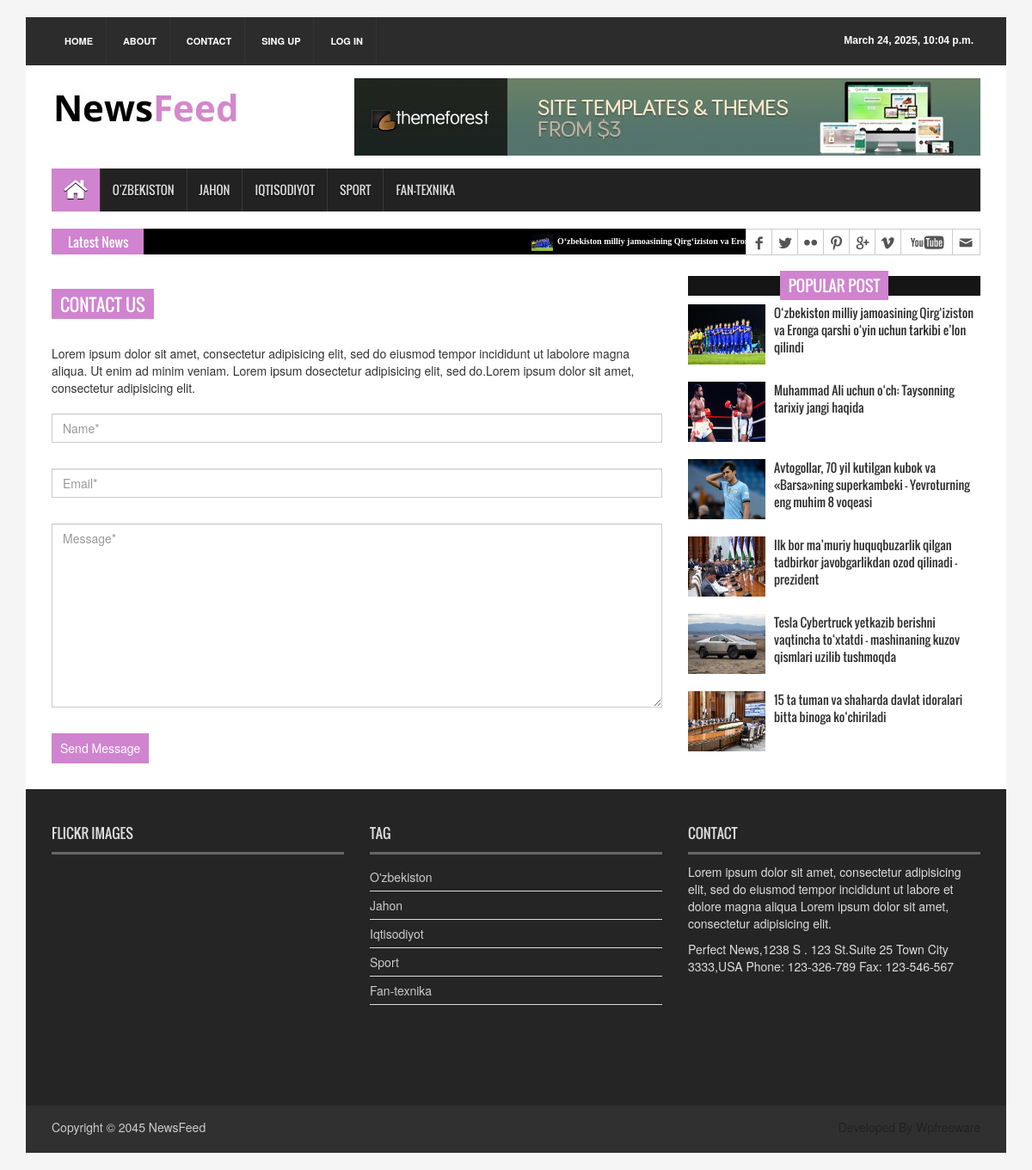
The app's page /contact/, older data.
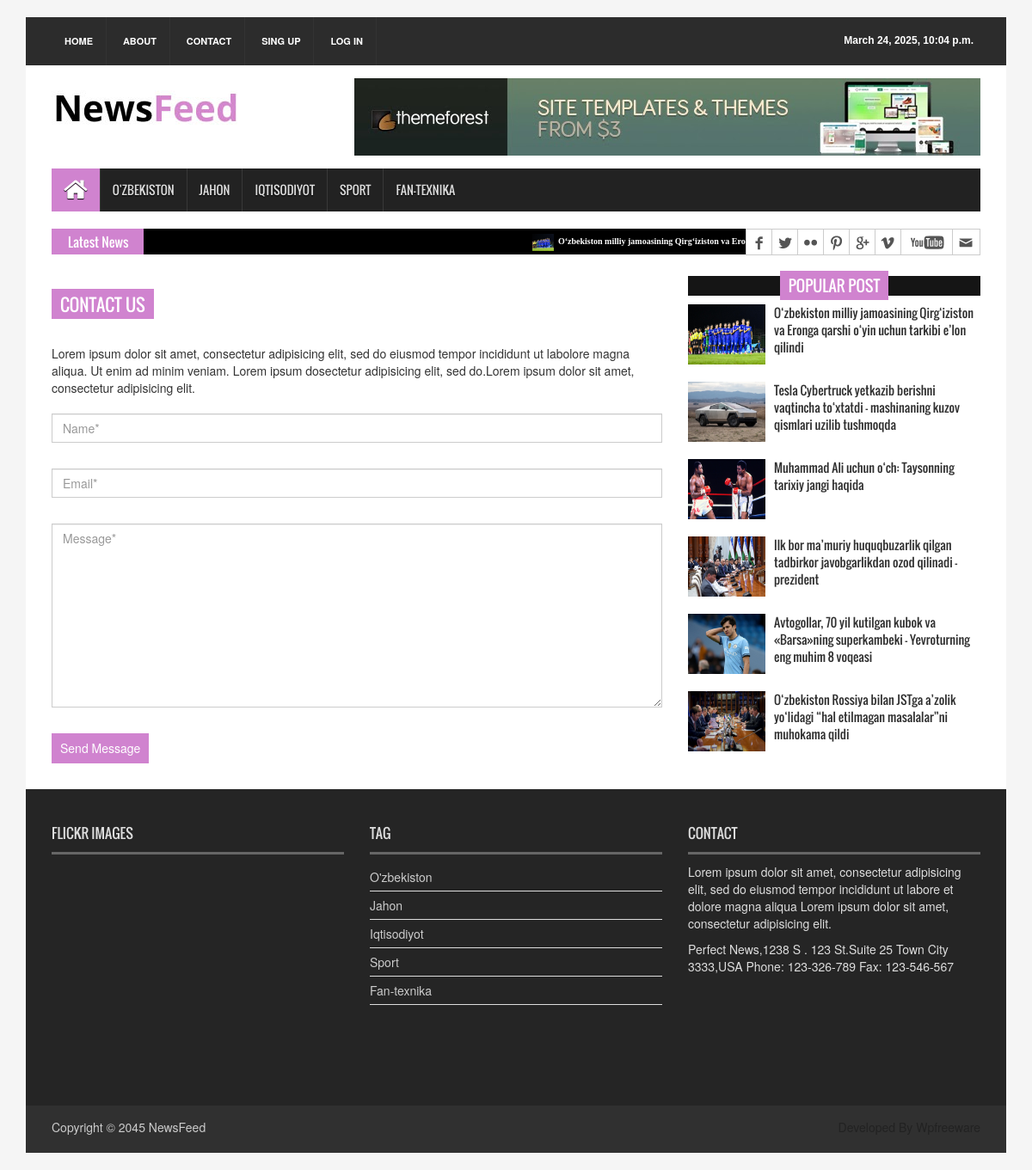
The same page, newer data.
### habar/models.py (models this page shows, shortened)
class Bolim(models.Model):
    name = models.CharField(max_length=150)
    is_avtive = models.BooleanField()

class Habar(models.Model):
    title = models.CharField(max_length=100)
    mindef = models.CharField(max_length=200)
    description = models.TextField()
    date = models.DateTimeField(auto_now_add=True)
    view = models.PositiveIntegerField(default=0)
    image = models.ImageField(upload_to='habar_img', default='habar_img/default.jpg')
    bolim = models.ForeignKey(Bolim, on_delete=models.CASCADE)

### zamon/views.py (the view)
# urls.py: path('contact/', contact, name='contact'),
def contact(request):
    if request.method == "POST":
        form = ContactForm(request.POST)
        if form.is_valid():
            form.save()
            messages.success(request, "Message sent successfully!")
            return redirect('contact')
    else:
        form = ContactForm()
    context = {
        'bolim': get_category(),
        'habar': Habar.objects.all().order_by('-date'),
        'habar2': Habar.objects.all().order_by('-view')[:6],
        'date': get_date(),
        'form': form,
        'user': request.user,
    }
    return render(request, 'contact.html', context)

### habar/forms.py
class ContactForm(forms.ModelForm):
    class Meta:
        model = Contact
        fields = ['name', 'email', 'message']

### zamon/views.py (called while the page is built)
def get_date():
    return datetime.datetime.today()

def get_category():
    return Bolim.objects.all()

### templates/contact.html (shortened to what this page needs)
<!DOCTYPE html>
<html>
{% load static %}
<head>
<link rel="stylesheet" type="text/css" href="{% static 'assets/css/bootstrap.min.css' %}">
<link rel="stylesheet" type="text/css" href="{% static 'assets/css/font-awesome.min.css' %}">
<link rel="stylesheet" type="text/css" href="{% static 'assets/css/animate.css' %}">
<link rel="stylesheet" type="text/css" href="{% static 'assets/css/font.css' %}">
<link rel="stylesheet" type="text/css" href="{% static 'assets/css/li-scroller.css' %}">
<link rel="stylesheet" type="text/css" href="{% static 'assets/css/slick.css' %}">
<link rel="stylesheet" type="text/css" href="{% static 'assets/css/jquery.fancybox.css' %}">
<link rel="stylesheet" type="text/css" href="{% static 'assets/css/theme.css' %}">
<link rel="stylesheet" type="text/css" href="{% static 'assets/css/style.css' %}">
</head>
<body>
<div class="container">
  <header id="header">
    <div class="row">
      <div class="col-lg-12 col-md-12 col-sm-12">
        <div class="header_top">
          <div class="header_top_left">
            <ul class="top_nav">
              <li><a href="{% url 'index' %}">Home</a></li>
              <li><a href="{% url 'about' %}">About</a></li>
              <li><a href="">Contact</a></li>
              {% if user.username %}
              <li><a href="{% url 'interface' %}">Dashbord</a></li>
              {% else %}
              <li><a href="{% url 'signup' %}">Sing up</a></li>
              <li><a href="{% url 'login' %}">Log in</a></li>
              {% endif %}
            </ul>
          </div>
          <div class="header_top_right">
            <p>{{ date }}</p>
          </div>
        </div>
      </div>
      <div class="col-lg-12 col-md-12 col-sm-12">
        <div class="header_bottom">
          <div class="logo_area"><a href="{% url 'index' %}" class="logo"><img src="{% static 'images/logo.jpg' %}" alt=""></a></div>
          <div class="add_banner"><a href="#"><img src="{% static 'images/addbanner_728x90_V1.jpg' %}" alt=""></a></div>
        </div>
      </div>
    </div>
  </header>
  <section id="navArea">
    <nav class="navbar navbar-inverse" role="navigation">
      <div id="navbar" class="navbar-collapse collapse">
        <ul class="nav navbar-nav main_nav">
          <li class="active"><a href="{% url 'index' %}"><span class="fa fa-home desktop-home"></span><span class="mobile-show">Home</span></a></li>
          {% for b in bolim %}
          <li><a href="{% url 'category' b.id %}">{{ b.name }}</a></li>
          {% endfor %}
        </ul>
      </div>
    </nav>
  </section>
  <section id="newsSection">
    <div class="row">
      <div class="col-lg-12 col-md-12">
        <div class="latest_newsarea"> <span>Latest News</span>
          <ul id="ticker01" class="news_sticker">
            {% for h in habar %}
            {% if forloop.counter < 5 %}
            <li><a href="#"><img src="{{ h.image.url }}" alt="">{{ h.title }}</a></li>
            {% endif %}
            {% endfor %}
          </ul>
          <div class="social_area">
            <ul class="social_nav">
              <li class="facebook"><a href="#"></a></li>
              <li class="twitter"><a href="#"></a></li>
              <li class="flickr"><a href="#"></a></li>
              <li class="pinterest"><a href="#"></a></li>
              <li class="googleplus"><a href="#"></a></li>
              <li class="vimeo"><a href="#"></a></li>
              <li class="youtube"><a href="#"></a></li>
              <li class="mail"><a href="#"></a></li>
            </ul>
          </div>
        </div>
      </div>
    </div>
  </section>
  <section id="contentSection">
    <div class="row">
      <div class="col-lg-8 col-md-8 col-sm-8">
        <div class="left_content">
          <div class="contact_area">
            <h2>Contact Us</h2>
            <p>Lorem ipsum dolor sit amet, consectetur adipisicing elit, sed do eiusmod tempor incididunt ut labolore magna aliqua. Ut enim ad minim veniam. Lorem ipsum dosectetur adipisicing elit, sed do.Lorem ipsum dolor sit amet, consectetur adipisicing elit.</p>
            <form action="#" class="contact_form" method="POST">
              <input class="form-control" type="text" placeholder="Name*" name="name" required>
              <input class="form-control" type="email" placeholder="Email*" name="email" required>
              <textarea class="form-control" cols="30" rows="10" placeholder="Message*" name="message" required></textarea>
              <input type="submit" value="Send Message">
            </form>
          </div>
        </div>
      </div>
      <div class="col-lg-4 col-md-4 col-sm-4">
        <aside class="right_content">
          <div class="single_sidebar">
            <h2><span>Popular Post</span></h2>
            <ul class="spost_nav">
              <ul class="spost_nav">
                {% for i in habar2|slice:":6" %}
                  <li>
                    <div class="media wow fadeInDown"> <a href="pages/single_page.html" class="media-left"> <img alt="" src="{{ i.image.url }}"> </a>
                      <div class="media-body"> <a href="pages/single_page.html" class="catg_title">{{ i.title }}</a> </div>
                    </div>
                  </li>
                  {% endfor %}
              </ul>
            </ul>
          </div>
        </aside>
      </div>
    </div>
  </section>
  <footer id="footer">
    <div class="footer_top">
      <div class="row">
        <div class="col-lg-4 col-md-4 col-sm-4">
          <div class="footer_widget wow fadeInLeftBig">
            <h2>Flickr Images</h2>
          </div>
        </div>
        <div class="col-lg-4 col-md-4 col-sm-4">
          <div class="footer_widget wow fadeInDown">
            <h2>Tag</h2>
            <ul class="tag_nav">
              {% for i in bolim %}
              <li><a href="{% url 'category' i.id %}">{{ i.name }}</a></li>
              {% endfor %}
            </ul>
          </div>
        </div>
        <div class="col-lg-4 col-md-4 col-sm-4">
          <div class="footer_widget wow fadeInRightBig">
            <h2>Contact</h2>
            <p>Lorem ipsum dolor sit amet, consectetur adipisicing elit, sed do eiusmod tempor incididunt ut labore et dolore magna aliqua Lorem ipsum dolor sit amet, consectetur adipisicing elit.</p>
            <address>
            Perfect News,1238 S . 123 St.Suite 25 Town City 3333,USA Phone: 123-326-789 Fax: 123-546-567
            </address>
          </div>
        </div>
      </div>
    </div>
    <div class="footer_bottom">
      <p class="copyright">Copyright &copy; 2045 <a href="index.html">NewsFeed</a></p>
      <p class="developer">Developed By Wpfreeware</p>
    </div>
  </footer>
</div>
</body>
</html>

### static/assets/css/li-scroller.css (style rules this page uses)
ul.newsticker { position:relative; left:750px; font:bold 10px Verdana; list-style-type:none; margin:0; padding:0 }
ul.newsticker li { float:left; margin:0; padding:0 }
ul.newsticker a { white-space:nowrap; padding:0; color:#fff; margin:0 50px 0 0 }
ul.newsticker a > img { height:20px; margin-right:5px; width:25px }

### static/assets/css/theme.css (style rules this page uses)
.navbar-inverse .navbar-nav > .active > a, .navbar-inverse .navbar-nav > .active > a:hover, .navbar-inverse .navbar-nav > .active > a:focus { background-color:#d083cf }
.latest_newsarea span { background:none repeat scroll 0 0 #d083cf }
.single_sidebar > h2 span { background:none repeat scroll 0 0 #d083cf }
.contact_area > h2 { background-color:#d083cf }
.contact_form input[type="submit"] { background-color:#d083cf }

Row changes from the older to the newer data that the page shows:
no longer on this page (row edited): Habar: image (picture), title "15 ta tuman va shaharda davlat idoralari bitta binoga ko‘chiriladi", shown under "POPULAR POST"
changed Habar (number 2 of 6 on the later page): moves up the list
changed Habar (number 4 of 6 on the later page): moves down the list
now on this page (row edited): Habar: image (picture), title "O‘zbekiston Rossiya bilan JSTga a’zolik yo‘lidagi “hal etilmagan masalalar”ni muhokama qildi", shown under "POPULAR POST"
